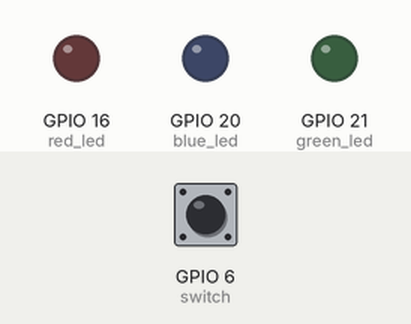
Recording of a program running on a simulated Raspberry Pi (BCM pin numbers). Shown: output pins drawn as LEDs (lit = HIGH). The test bench sets the inputs (shaded band); at power-on: GPIO 6 (switch) HIGH.

Above: at 1.2 s.
1.3 s: GPIO 6 (switch) pulled LOW for 0.15 s
At 2.2 s:
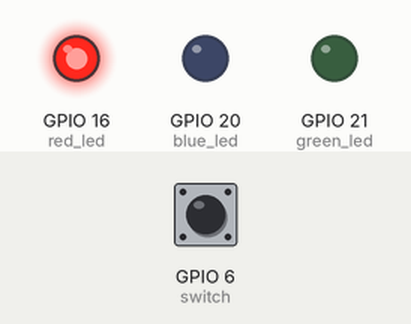
Timing chart, 0 to 4.3 s (numbered marks = the images above; inputs shaded):
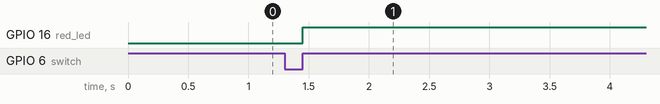

Measured:
- after the input at 1.3 s, GPIO 16 (red_led): LOW → HIGH after 0.15 s

The program:

ioh004_inter01.py
```python
# title : iot004_inter01.py
# date : 2024-06-20
# desc : interrupt

import RPi.GPIO as GPIO
import time

# 핀 설정
red_led = 16
blue_led = 20
green_led = 21
switch = 6

# 인터럽트 변수
intFlag = False

GPIO.setmode(GPIO.BCM)
GPIO.setup(red_led, GPIO.OUT)
GPIO.setup(blue_led, GPIO.OUT)
GPIO.setup(green_led, GPIO.OUT)
GPIO.setup(switch, GPIO.IN)

def ledBlink(channel):
	global intFlag
	if intFlag == False:
		GPIO.output(red_led, True)
		intFlag == True
	else:
		GPIO.output(red_led, False)
		intFlag == False

# Interrupt 설정(switch 핀에 rising 신호가 잡히면 callback 함수를 실행)
GPIO.add_event_detect(switch, GPIO.RISING, callback = ledBlink)

try:
	while True:
		pass

except KeyboardInterrupt:
	GPIO.cleanup()
```
